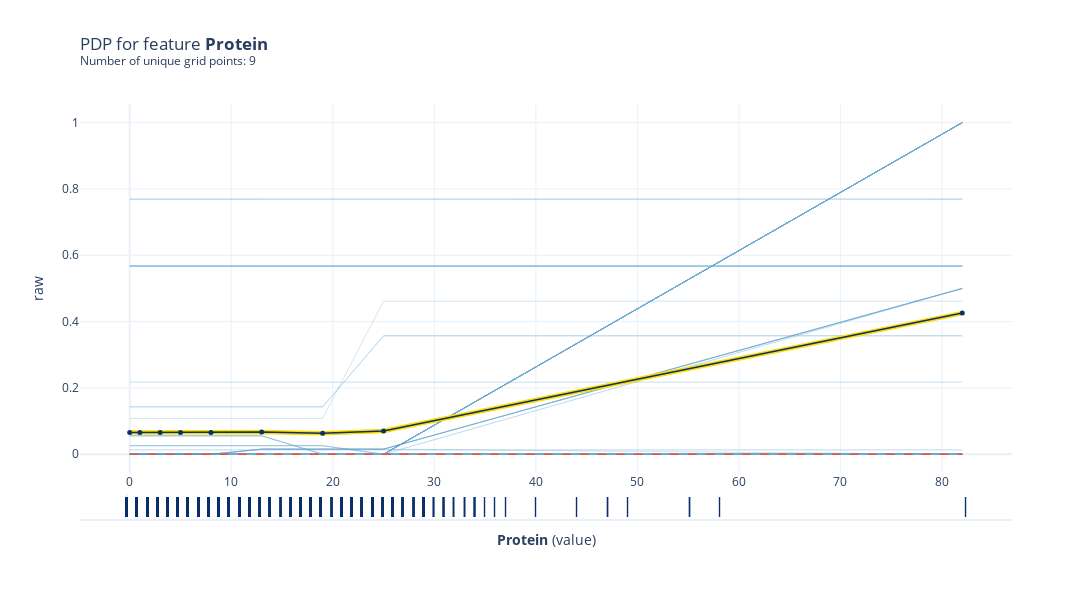

Write notebook code for a chart like this one.
### Code cell
# Create the pdp data to be plotted
pdp_dist = pdp.PDPIsolate(model=tree_model, df=val_x, model_features=feature_names, feature='Data.Protein', feature_name='Protein')

# plot the PDP for feature 'Distance Covered (Kms)'
fig, axes = pdp_dist.plot(
    center=False,
    plot_lines=True,
    frac_to_plot=100,
    cluster=False,
    n_cluster_centers=None,
    cluster_method='accurate',
    plot_pts_dist=True,
    to_bins=False,
    show_percentile=False,
    which_classes=None,
    figsize=None,
    dpi=300,
    ncols=2,
    plot_params={"pdp_hl": True},
    engine='plotly',
    template='plotly_white')

fig.show()

### Figure 1 — Plotly figure (JSON) as saved in the notebook; plotly's stock layout.template omitted (floating-point values rounded to 4 significant figures; data arrays with more than 128 entries replaced by an {"elided": "..."} marker saying what was removed)
{"data": [{"hoverinfo": "none", "line": {"color": "rgba(193,217,237,0.5)", "width": 0.5}, "mode": "lines", "type": "scatter", "x": [0, 1, 3, 5, 8, 13, 19, 25, 82], "xaxis": "x", "y": [0.05556, 0.05556, 0.05556, 0.05556, 0.05556, 0.05556, 0, 0, 0], "yaxis": "y"}, {"hoverinfo": "none", "line": {"color": "rgba(177,210,231,0.5)", "width": 0.5}, "mode": "lines", "type": "scatter", "x": [0, 1, 3, 5, 8, 13, 19, 25, 82], "xaxis": "x", "y": [0, 0, 0, 0, 0, 0, 0, 0, 0], "yaxis": "y"}, {"hoverinfo": "none", "line": {"color": "rgba(160,202,225,0.5)", "width": 0.5}, "mode": "lines", "type": "scatter", "x": [0, 1, 3, 5, 8, 13, 19, 25, 82], "xaxis": "x", "y": [0, 0, 0, 0, 0, 0, 0, 0, 0], "yaxis": "y"}, {"hoverinfo": "none", "line": {"color": "rgba(139,192,221,0.5)", "width": 0.5}, "mode": "lines", "type": "scatter", "x": [0, 1, 3, 5, 8, 13, 19, 25, 82], "xaxis": "x", "y": [0, 0, 0, 0, 0, 0, 0, 0, 0], "yaxis": "y"}, {"hoverinfo": "none", "line": {"color": "rgba(117,179,216,0.5)", "width": 0.5}, "mode": "lines", "type": "scatter", "x": [0, 1, 3, 5, 8, 13, 19, 25, 82], "xaxis": "x", "y": [0, 0, 0, 0, 0, 0, 0, 0, 0], "yaxis": "y"}, {"hoverinfo": "none", "line": {"color": "rgba(98,168,210,0.5)", "width": 0.5}, "mode": "lines", "type": "scatter", "x": [0, 1, 3, 5, 8, 13, 19, 25, 82], "xaxis": "x", "y": [0, 0, 0, 0, 0, 0, 0, 0, 0.5], "yaxis": "y"}, {"hoverinfo": "none", "line": {"color": "rgba(80,155,203,0.5)", "width": 0.5}, "mode": "lines", "type": "scatter", "x": [0, 1, 3, 5, 8, 13, 19, 25, 82], "xaxis": "x", "y": [0, 0, 0, 0, 0, 0, 0, 0, 0], "yaxis": "y"}, {"hoverinfo": "none", "line": {"color": "rgba(64,144,197,0.5)", "width": 0.5}, "mode": "lines", "type": "scatter", "x": [0, 1, 3, 5, 8, 13, 19, 25, 82], "xaxis": "x", "y": [0.5674, 0.5674, 0.5674, 0.5674, 0.5674, 0.5674, 0.5674, 0.5674, 0.5674], "yaxis": "y"}, {"hoverinfo": "none", "line": {"color": "rgba(49,129,189,0.5)", "width": 0.5}, "mode": "lines", "type": "scatter", "x": [0, 1, 3, 5, 8, 13, 19, 25, 82], "xaxis": "x", "y": [0, 0, 0, 0, 0, 0, 0, 0, 0], "yaxis": "y"}, {"hoverinfo": "none", "line": {"color": "rgba(36,116,182,0.5)", "width": 0.5}, "mode": "lines", "type": "scatter", "x": [0, 1, 3, 5, 8, 13, 19, 25, 82], "xaxis": "x", "y": [0, 0, 0, 0, 0, 0, 0, 0, 0], "yaxis": "y"}, {"hoverinfo": "none", "line": {"color": "rgba(193,217,237,0.5)", "width": 0.5}, "mode": "lines", "type": "scatter", "x": [0, 1, 3, 5, 8, 13, 19, 25, 82], "xaxis": "x", "y": [0, 0, 0, 0, 0, 0, 0, 0, 1], "yaxis": "y"}, {"hoverinfo": "none", "line": {"color": "rgba(177,210,231,0.5)", "width": 0.5}, "mode": "lines", "type": "scatter", "x": [0, 1, 3, 5, 8, 13, 19, 25, 82], "xaxis": "x", "y": [0, 0, 0, 0, 0, 0, 0, 0, 0], "yaxis": "y"}, {"hoverinfo": "none", "line": {"color": "rgba(160,202,225,0.5)", "width": 0.5}, "mode": "lines", "type": "scatter", "x": [0, 1, 3, 5, 8, 13, 19, 25, 82], "xaxis": "x", "y": [0, 0, 0, 0, 0, 0.01538, 0.01538, 0.01538, 0.5], "yaxis": "y"}, {"hoverinfo": "none", "line": {"color": "rgba(139,192,221,0.5)", "width": 0.5}, "mode": "lines", "type": "scatter", "x": [0, 1, 3, 5, 8, 13, 19, 25, 82], "xaxis": "x", "y": [0.5674, 0.5674, 0.5674, 0.5674, 0.5674, 0.5674, 0.5674, 0.5674, 0.5674], "yaxis": "y"}, {"hoverinfo": "none", "line": {"color": "rgba(117,179,216,0.5)", "width": 0.5}, "mode": "lines", "type": "scatter", "x": [0, 1, 3, 5, 8, 13, 19, 25, 82], "xaxis": "x", "y": [0, 0, 0, 0, 0, 0, 0, 0, 0], "yaxis": "y"}, {"hoverinfo": "none", "line": {"color": "rgba(98,168,210,0.5)", "width": 0.5}, "mode": "lines", "type": "scatter", "x": [0, 1, 3, 5, 8, 13, 19, 25, 82], "xaxis": "x", "y": [0.1429, 0.1429, 0.1429, 0.1429, 0.1429, 0.1429, 0.1429, 0.3571, 0.3571], "yaxis": "y"}, {"hoverinfo": "none", "line": {"color": "rgba(80,155,203,0.5)", "width": 0.5}, "mode": "lines", "type": "scatter", "x": [0, 1, 3, 5, 8, 13, 19, 25, 82], "xaxis": "x", "y": [0, 0, 0, 0, 0, 0, 0, 0, 1], "yaxis": "y"}, {"hoverinfo": "none", "line": {"color": "rgba(64,144,197,0.5)", "width": 0.5}, "mode": "lines", "type": "scatter", "x": [0, 1, 3, 5, 8, 13, 19, 25, 82], "xaxis": "x", "y": [0, 0, 0, 0, 0, 0, 0, 0, 0], "yaxis": "y"}, {"hoverinfo": "none", "line": {"color": "rgba(49,129,189,0.5)", "width": 0.5}, "mode": "lines", "type": "scatter", "x": [0, 1, 3, 5, 8, 13, 19, 25, 82], "xaxis": "x", "y": [0, 0, 0, 0, 0, 0, 0, 0, 0], "yaxis": "y"}, {"hoverinfo": "none", "line": {"color": "rgba(36,116,182,0.5)", "width": 0.5}, "mode": "lines", "type": "scatter", "x": [0, 1, 3, 5, 8, 13, 19, 25, 82], "xaxis": "x", "y": [0, 0, 0, 0, 0, 0, 0, 0, 0], "yaxis": "y"}, {"hoverinfo": "none", "line": {"color": "rgba(193,217,237,0.5)", "width": 0.5}, "mode": "lines", "type": "scatter", "x": [0, 1, 3, 5, 8, 13, 19, 25, 82], "xaxis": "x", "y": [0.01307, 0.01307, 0.01307, 0.01307, 0.01307, 0.01307, 0.01307, 0.01307, 0.01307], "yaxis": "y"}, {"hoverinfo": "none", "line": {"color": "rgba(177,210,231,0.5)", "width": 0.5}, "mode": "lines", "type": "scatter", "x": [0, 1, 3, 5, 8, 13, 19, 25, 82], "xaxis": "x", "y": [0, 0, 0, 0, 0, 0, 0, 0, 0], "yaxis": "y"}, {"hoverinfo": "none", "line": {"color": "rgba(160,202,225,0.5)", "width": 0.5}, "mode": "lines", "type": "scatter", "x": [0, 1, 3, 5, 8, 13, 19, 25, 82], "xaxis": "x", "y": [0.5674, 0.5674, 0.5674, 0.5674, 0.5674, 0.5674, 0.5674, 0.5674, 0.5674], "yaxis": "y"}, {"hoverinfo": "none", "line": {"color": "rgba(139,192,221,0.5)", "width": 0.5}, "mode": "lines", "type": "scatter", "x": [0, 1, 3, 5, 8, 13, 19, 25, 82], "xaxis": "x", "y": [0, 0, 0, 0, 0, 0, 0, 0, 0], "yaxis": "y"}, {"hoverinfo": "none", "line": {"color": "rgba(117,179,216,0.5)", "width": 0.5}, "mode": "lines", "type": "scatter", "x": [0, 1, 3, 5, 8, 13, 19, 25, 82], "xaxis": "x", "y": [0, 0, 0, 0, 0, 0, 0, 0, 1], "yaxis": "y"}, {"hoverinfo": "none", "line": {"color": "rgba(98,168,210,0.5)", "width": 0.5}, "mode": "lines", "type": "scatter", "x": [0, 1, 3, 5, 8, 13, 19, 25, 82], "xaxis": "x", "y": [0.05556, 0.05556, 0.05556, 0.05556, 0.05556, 0.05556, 0, 0, 0], "yaxis": "y"}, {"hoverinfo": "none", "line": {"color": "rgba(80,155,203,0.5)", "width": 0.5}, "mode": "lines", "type": "scatter", "x": [0, 1, 3, 5, 8, 13, 19, 25, 82], "xaxis": "x", "y": [0, 0, 0, 0, 0, 0, 0, 0, 1], "yaxis": "y"}, {"hoverinfo": "none", "line": {"color": "rgba(64,144,197,0.5)", "width": 0.5}, "mode": "lines", "type": "scatter", "x": [0, 1, 3, 5, 8, 13, 19, 25, 82], "xaxis": "x", "y": [0, 0, 0, 0, 0, 0, 0, 0, 1], "yaxis": "y"}, {"hoverinfo": "none", "line": {"color": "rgba(49,129,189,0.5)", "width": 0.5}, "mode": "lines", "type": "scatter", "x": [0, 1, 3, 5, 8, 13, 19, 25, 82], "xaxis": "x", "y": [0.5674, 0.5674, 0.5674, 0.5674, 0.5674, 0.5674, 0.5674, 0.5674, 0.5674], "yaxis": "y"}, {"hoverinfo": "none", "line": {"color": "rgba(36,116,182,0.5)", "width": 0.5}, "mode": "lines", "type": "scatter", "x": [0, 1, 3, 5, 8, 13, 19, 25, 82], "xaxis": "x", "y": [0, 0, 0, 0, 0, 0, 0, 0, 1], "yaxis": "y"}, {"hoverinfo": "none", "line": {"color": "rgba(193,217,237,0.5)", "width": 0.5}, "mode": "lines", "type": "scatter", "x": [0, 1, 3, 5, 8, 13, 19, 25, 82], "xaxis": "x", "y": [0.5674, 0.5674, 0.5674, 0.5674, 0.5674, 0.5674, 0.5674, 0.5674, 0.5674], "yaxis": "y"}, {"hoverinfo": "none", "line": {"color": "rgba(177,210,231,0.5)", "width": 0.5}, "mode": "lines", "type": "scatter", "x": [0, 1, 3, 5, 8, 13, 19, 25, 82], "xaxis": "x", "y": [0, 0, 0, 0, 0, 0, 0, 0, 1], "yaxis": "y"}, {"hoverinfo": "none", "line": {"color": "rgba(160,202,225,0.5)", "width": 0.5}, "mode": "lines", "type": "scatter", "x": [0, 1, 3, 5, 8, 13, 19, 25, 82], "xaxis": "x", "y": [0, 0, 0, 0, 0, 0, 0, 0, 0], "yaxis": "y"}, {"hoverinfo": "none", "line": {"color": "rgba(139,192,221,0.5)", "width": 0.5}, "mode": "lines", "type": "scatter", "x": [0, 1, 3, 5, 8, 13, 19, 25, 82], "xaxis": "x", "y": [0, 0, 0, 0, 0, 0, 0, 0, 0], "yaxis": "y"}, {"hoverinfo": "none", "line": {"color": "rgba(117,179,216,0.5)", "width": 0.5}, "mode": "lines", "type": "scatter", "x": [0, 1, 3, 5, 8, 13, 19, 25, 82], "xaxis": "x", "y": [0, 0, 0, 0, 0, 0, 0, 0, 0.5], "yaxis": "y"}, {"hoverinfo": "none", "line": {"color": "rgba(98,168,210,0.5)", "width": 0.5}, "mode": "lines", "type": "scatter", "x": [0, 1, 3, 5, 8, 13, 19, 25, 82], "xaxis": "x", "y": [0, 0, 0, 0, 0, 0, 0, 0, 0], "yaxis": "y"}, {"hoverinfo": "none", "line": {"color": "rgba(80,155,203,0.5)", "width": 0.5}, "mode": "lines", "type": "scatter", "x": [0, 1, 3, 5, 8, 13, 19, 25, 82], "xaxis": "x", "y": [0, 0, 0, 0, 0, 0, 0, 0, 1], "yaxis": "y"}, {"hoverinfo": "none", "line": {"color": "rgba(64,144,197,0.5)", "width": 0.5}, "mode": "lines", "type": "scatter", "x": [0, 1, 3, 5, 8, 13, 19, 25, 82], "xaxis": "x", "y": [0, 0, 0, 0, 0, 0.01538, 0.01538, 0.01538, 0], "yaxis": "y"}, {"hoverinfo": "none", "line": {"color": "rgba(49,129,189,0.5)", "width": 0.5}, "mode": "lines", "type": "scatter", "x": [0, 1, 3, 5, 8, 13, 19, 25, 82], "xaxis": "x", "y": [0.2174, 0.2174, 0.2174, 0.2174, 0.2174, 0.2174, 0.2174, 0.2174, 0.2174], "yaxis": "y"}, {"hoverinfo": "none", "line": {"color": "rgba(36,116,182,0.5)", "width": 0.5}, "mode": "lines", "type": "scatter", "x": [0, 1, 3, 5, 8, 13, 19, 25, 82], "xaxis": "x", "y": [0, 0, 0, 0, 0, 0, 0, 0, 1], "yaxis": "y"}, {"hoverinfo": "none", "line": {"color": "rgba(193,217,237,0.5)", "width": 0.5}, "mode": "lines", "type": "scatter", "x": [0, 1, 3, 5, 8, 13, 19, 25, 82], "xaxis": "x", "y": [0, 0, 0, 0, 0, 0, 0, 0, 0], "yaxis": "y"}, {"hoverinfo": "none", "line": {"color": "rgba(177,210,231,0.5)", "width": 0.5}, "mode": "lines", "type": "scatter", "x": [0, 1, 3, 5, 8, 13, 19, 25, 82], "xaxis": "x", "y": [0, 0, 0, 0, 0, 0, 0, 0, 1], "yaxis": "y"}, {"hoverinfo": "none", "line": {"color": "rgba(160,202,225,0.5)", "width": 0.5}, "mode": "lines", "type": "scatter", "x": [0, 1, 3, 5, 8, 13, 19, 25, 82], "xaxis": "x", "y": [0.02591, 0.02591, 0.02591, 0.02591, 0.02591, 0.02591, 0.02591, 0, 0], "yaxis": "y"}, {"hoverinfo": "none", "line": {"color": "rgba(139,192,221,0.5)", "width": 0.5}, "mode": "lines", "type": "scatter", "x": [0, 1, 3, 5, 8, 13, 19, 25, 82], "xaxis": "x", "y": [0, 0, 0, 0, 0, 0, 0, 0, 0], "yaxis": "y"}, {"hoverinfo": "none", "line": {"color": "rgba(117,179,216,0.5)", "width": 0.5}, "mode": "lines", "type": "scatter", "x": [0, 1, 3, 5, 8, 13, 19, 25, 82], "xaxis": "x", "y": [0, 0, 0, 0, 0, 0.01538, 0.01538, 0.01538, 0.5], "yaxis": "y"}, {"hoverinfo": "none", "line": {"color": "rgba(98,168,210,0.5)", "width": 0.5}, "mode": "lines", "type": "scatter", "x": [0, 1, 3, 5, 8, 13, 19, 25, 82], "xaxis": "x", "y": [0, 0, 0, 0, 0, 0, 0, 0, 0], "yaxis": "y"}, {"hoverinfo": "none", "line": {"color": "rgba(80,155,203,0.5)", "width": 0.5}, "mode": "lines", "type": "scatter", "x": [0, 1, 3, 5, 8, 13, 19, 25, 82], "xaxis": "x", "y": [0, 0, 0, 0, 0, 0, 0, 0, 0], "yaxis": "y"}, {"hoverinfo": "none", "line": {"color": "rgba(64,144,197,0.5)", "width": 0.5}, "mode": "lines", "type": "scatter", "x": [0, 1, 3, 5, 8, 13, 19, 25, 82], "xaxis": "x", "y": [0.5674, 0.5674, 0.5674, 0.5674, 0.5674, 0.5674, 0.5674, 0.5674, 0.5674], "yaxis": "y"}, {"hoverinfo": "none", "line": {"color": "rgba(49,129,189,0.5)", "width": 0.5}, "mode": "lines", "type": "scatter", "x": [0, 1, 3, 5, 8, 13, 19, 25, 82], "xaxis": "x", "y": [0.01307, 0.01307, 0.01307, 0.01307, 0.01307, 0.01307, 0.01307, 0.01307, 0.01307], "yaxis": "y"}, {"hoverinfo": "none", "line": {"color": "rgba(36,116,182,0.5)", "width": 0.5}, "mode": "lines", "type": "scatter", "x": [0, 1, 3, 5, 8, 13, 19, 25, 82], "xaxis": "x", "y": [0, 0, 0, 0, 0, 0, 0, 0, 0], "yaxis": "y"}, {"hoverinfo": "none", "line": {"color": "rgba(193,217,237,0.5)", "width": 0.5}, "mode": "lines", "type": "scatter", "x": [0, 1, 3, 5, 8, 13, 19, 25, 82], "xaxis": "x", "y": [0, 0, 0, 0, 0, 0, 0, 0, 1], "yaxis": "y"}, {"hoverinfo": "none", "line": {"color": "rgba(177,210,231,0.5)", "width": 0.5}, "mode": "lines", "type": "scatter", "x": [0, 1, 3, 5, 8, 13, 19, 25, 82], "xaxis": "x", "y": [0, 0, 0, 0, 0, 0, 0, 0, 1], "yaxis": "y"}, {"hoverinfo": "none", "line": {"color": "rgba(160,202,225,0.5)", "width": 0.5}, "mode": "lines", "type": "scatter", "x": [0, 1, 3, 5, 8, 13, 19, 25, 82], "xaxis": "x", "y": [0, 0, 0, 0, 0, 0.01538, 0.01538, 0.01538, 0.5], "yaxis": "y"}, {"hoverinfo": "none", "line": {"color": "rgba(139,192,221,0.5)", "width": 0.5}, "mode": "lines", "type": "scatter", "x": [0, 1, 3, 5, 8, 13, 19, 25, 82], "xaxis": "x", "y": [0, 0, 0, 0, 0, 0, 0, 0, 0], "yaxis": "y"}, {"hoverinfo": "none", "line": {"color": "rgba(117,179,216,0.5)", "width": 0.5}, "mode": "lines", "type": "scatter", "x": [0, 1, 3, 5, 8, 13, 19, 25, 82], "xaxis": "x", "y": [0, 0, 0, 0, 0, 0.01538, 0.01538, 0.01538, 0.5], "yaxis": "y"}, {"hoverinfo": "none", "line": {"color": "rgba(98,168,210,0.5)", "width": 0.5}, "mode": "lines", "type": "scatter", "x": [0, 1, 3, 5, 8, 13, 19, 25, 82], "xaxis": "x", "y": [0.02591, 0.02591, 0.02591, 0.02591, 0.02591, 0.02591, 0.02591, 0, 0], "yaxis": "y"}, {"hoverinfo": "none", "line": {"color": "rgba(80,155,203,0.5)", "width": 0.5}, "mode": "lines", "type": "scatter", "x": [0, 1, 3, 5, 8, 13, 19, 25, 82], "xaxis": "x", "y": [0.05556, 0.05556, 0.05556, 0.05556, 0.05556, 0.05556, 0, 0, 0], "yaxis": "y"}, {"hoverinfo": "none", "line": {"color": "rgba(64,144,197,0.5)", "width": 0.5}, "mode": "lines", "type": "scatter", "x": [0, 1, 3, 5, 8, 13, 19, 25, 82], "xaxis": "x", "y": [0.1429, 0.1429, 0.1429, 0.1429, 0.1429, 0.1429, 0.1429, 0.3571, 0.3571], "yaxis": "y"}, {"hoverinfo": "none", "line": {"color": "rgba(49,129,189,0.5)", "width": 0.5}, "mode": "lines", "type": "scatter", "x": [0, 1, 3, 5, 8, 13, 19, 25, 82], "xaxis": "x", "y": [0, 0, 0, 0, 0, 0, 0, 0, 0], "yaxis": "y"}, {"hoverinfo": "none", "line": {"color": "rgba(36,116,182,0.5)", "width": 0.5}, "mode": "lines", "type": "scatter", "x": [0, 1, 3, 5, 8, 13, 19, 25, 82], "xaxis": "x", "y": [0, 0, 0, 0, 0, 0, 0, 0, 1], "yaxis": "y"}, {"hoverinfo": "none", "line": {"color": "rgba(193,217,237,0.5)", "width": 0.5}, "mode": "lines", "type": "scatter", "x": [0, 1, 3, 5, 8, 13, 19, 25, 82], "xaxis": "x", "y": [0.05556, 0.05556, 0.05556, 0.05556, 0.05556, 0.05556, 0, 0, 0], "yaxis": "y"}, {"hoverinfo": "none", "line": {"color": "rgba(177,210,231,0.5)", "width": 0.5}, "mode": "lines", "type": "scatter", "x": [0, 1, 3, 5, 8, 13, 19, 25, 82], "xaxis": "x", "y": [0, 0, 0, 0, 0, 0, 0, 0, 1], "yaxis": "y"}, {"hoverinfo": "none", "line": {"color": "rgba(160,202,225,0.5)", "width": 0.5}, "mode": "lines", "type": "scatter", "x": [0, 1, 3, 5, 8, 13, 19, 25, 82], "xaxis": "x", "y": [0, 0, 0, 0, 0, 0, 0, 0, 0], "yaxis": "y"}, {"hoverinfo": "none", "line": {"color": "rgba(139,192,221,0.5)", "width": 0.5}, "mode": "lines", "type": "scatter", "x": [0, 1, 3, 5, 8, 13, 19, 25, 82], "xaxis": "x", "y": [0, 0, 0, 0, 0, 0, 0, 0, 1], "yaxis": "y"}, {"hoverinfo": "none", "line": {"color": "rgba(117,179,216,0.5)", "width": 0.5}, "mode": "lines", "type": "scatter", "x": [0, 1, 3, 5, 8, 13, 19, 25, 82], "xaxis": "x", "y": [0, 0, 0, 0, 0, 0, 0, 0, 0], "yaxis": "y"}, {"hoverinfo": "none", "line": {"color": "rgba(98,168,210,0.5)", "width": 0.5}, "mode": "lines", "type": "scatter", "x": [0, 1, 3, 5, 8, 13, 19, 25, 82], "xaxis": "x", "y": [0.5674, 0.5674, 0.5674, 0.5674, 0.5674, 0.5674, 0.5674, 0.5674, 0.5674], "yaxis": "y"}, {"hoverinfo": "none", "line": {"color": "rgba(80,155,203,0.5)", "width": 0.5}, "mode": "lines", "type": "scatter", "x": [0, 1, 3, 5, 8, 13, 19, 25, 82], "xaxis": "x", "y": [0, 0, 0, 0, 0, 0, 0, 0, 0], "yaxis": "y"}, {"hoverinfo": "none", "line": {"color": "rgba(64,144,197,0.5)", "width": 0.5}, "mode": "lines", "type": "scatter", "x": [0, 1, 3, 5, 8, 13, 19, 25, 82], "xaxis": "x", "y": [0, 0, 0, 0, 0, 0, 0, 0, 0], "yaxis": "y"}, {"hoverinfo": "none", "line": {"color": "rgba(49,129,189,0.5)", "width": 0.5}, "mode": "lines", "type": "scatter", "x": [0, 1, 3, 5, 8, 13, 19, 25, 82], "xaxis": "x", "y": [0.05556, 0.05556, 0.05556, 0.05556, 0.05556, 0.05556, 0, 0, 0], "yaxis": "y"}, {"hoverinfo": "none", "line": {"color": "rgba(36,116,182,0.5)", "width": 0.5}, "mode": "lines", "type": "scatter", "x": [0, 1, 3, 5, 8, 13, 19, 25, 82], "xaxis": "x", "y": [0, 0, 0, 0, 0, 0, 0, 0, 1], "yaxis": "y"}, {"hoverinfo": "none", "line": {"color": "rgba(193,217,237,0.5)", "width": 0.5}, "mode": "lines", "type": "scatter", "x": [0, 1, 3, 5, 8, 13, 19, 25, 82], "xaxis": "x", "y": [0, 0, 0, 0, 0, 0.01538, 0.01538, 0.01538, 0.5], "yaxis": "y"}, {"hoverinfo": "none", "line": {"color": "rgba(177,210,231,0.5)", "width": 0.5}, "mode": "lines", "type": "scatter", "x": [0, 1, 3, 5, 8, 13, 19, 25, 82], "xaxis": "x", "y": [0, 0, 0, 0, 0, 0.01538, 0.01538, 0.01538, 0.5], "yaxis": "y"}, {"hoverinfo": "none", "line": {"color": "rgba(160,202,225,0.5)", "width": 0.5}, "mode": "lines", "type": "scatter", "x": [0, 1, 3, 5, 8, 13, 19, 25, 82], "xaxis": "x", "y": [0, 0, 0, 0, 0, 0, 0, 0, 1], "yaxis": "y"}, {"hoverinfo": "none", "line": {"color": "rgba(139,192,221,0.5)", "width": 0.5}, "mode": "lines", "type": "scatter", "x": [0, 1, 3, 5, 8, 13, 19, 25, 82], "xaxis": "x", "y": [0, 0, 0, 0, 0, 0, 0, 0, 0], "yaxis": "y"}, {"hoverinfo": "none", "line": {"color": "rgba(117,179,216,0.5)", "width": 0.5}, "mode": "lines", "type": "scatter", "x": [0, 1, 3, 5, 8, 13, 19, 25, 82], "xaxis": "x", "y": [0, 0, 0, 0, 0, 0, 0, 0, 0], "yaxis": "y"}, {"hoverinfo": "none", "line": {"color": "rgba(98,168,210,0.5)", "width": 0.5}, "mode": "lines", "type": "scatter", "x": [0, 1, 3, 5, 8, 13, 19, 25, 82], "xaxis": "x", "y": [0, 0, 0, 0, 0, 0, 0, 0, 0], "yaxis": "y"}, {"hoverinfo": "none", "line": {"color": "rgba(80,155,203,0.5)", "width": 0.5}, "mode": "lines", "type": "scatter", "x": [0, 1, 3, 5, 8, 13, 19, 25, 82], "xaxis": "x", "y": [0.02591, 0.02591, 0.02591, 0.02591, 0.02591, 0.02591, 0.02591, 0, 0], "yaxis": "y"}, {"hoverinfo": "none", "line": {"color": "rgba(64,144,197,0.5)", "width": 0.5}, "mode": "lines", "type": "scatter", "x": [0, 1, 3, 5, 8, 13, 19, 25, 82], "xaxis": "x", "y": [0.7692, 0.7692, 0.7692, 0.7692, 0.7692, 0.7692, 0.7692, 0.7692, 0.7692], "yaxis": "y"}, {"hoverinfo": "none", "line": {"color": "rgba(49,129,189,0.5)", "width": 0.5}, "mode": "lines", "type": "scatter", "x": [0, 1, 3, 5, 8, 13, 19, 25, 82], "xaxis": "x", "y": [0, 0, 0, 0, 0, 0, 0, 0, 1], "yaxis": "y"}, {"hoverinfo": "none", "line": {"color": "rgba(36,116,182,0.5)", "width": 0.5}, "mode": "lines", "type": "scatter", "x": [0, 1, 3, 5, 8, 13, 19, 25, 82], "xaxis": "x", "y": [0, 0, 0, 0, 0, 0, 0, 0, 1], "yaxis": "y"}, {"hoverinfo": "none", "line": {"color": "rgba(193,217,237,0.5)", "width": 0.5}, "mode": "lines", "type": "scatter", "x": [0, 1, 3, 5, 8, 13, 19, 25, 82], "xaxis": "x", "y": [0.7692, 0.7692, 0.7692, 0.7692, 0.7692, 0.7692, 0.7692, 0.7692, 0.7692], "yaxis": "y"}, {"hoverinfo": "none", "line": {"color": "rgba(177,210,231,0.5)", "width": 0.5}, "mode": "lines", "type": "scatter", "x": [0, 1, 3, 5, 8, 13, 19, 25, 82], "xaxis": "x", "y": [0.5674, 0.5674, 0.5674, 0.5674, 0.5674, 0.5674, 0.5674, 0.5674, 0.5674], "yaxis": "y"}, {"hoverinfo": "none", "line": {"color": "rgba(160,202,225,0.5)", "width": 0.5}, "mode": "lines", "type": "scatter", "x": [0, 1, 3, 5, 8, 13, 19, 25, 82], "xaxis": "x", "y": [0, 0, 0, 0, 0, 0, 0, 0, 0], "yaxis": "y"}, {"hoverinfo": "none", "line": {"color": "rgba(139,192,221,0.5)", "width": 0.5}, "mode": "lines", "type": "scatter", "x": [0, 1, 3, 5, 8, 13, 19, 25, 82], "xaxis": "x", "y": [0, 0, 0, 0, 0, 0, 0, 0, 0], "yaxis": "y"}, {"hoverinfo": "none", "line": {"color": "rgba(117,179,216,0.5)", "width": 0.5}, "mode": "lines", "type": "scatter", "x": [0, 1, 3, 5, 8, 13, 19, 25, 82], "xaxis": "x", "y": [0.5674, 0.5674, 0.5674, 0.5674, 0.5674, 0.5674, 0.5674, 0.5674, 0.5674], "yaxis": "y"}, {"hoverinfo": "none", "line": {"color": "rgba(98,168,210,0.5)", "width": 0.5}, "mode": "lines", "type": "scatter", "x": [0, 1, 3, 5, 8, 13, 19, 25, 82], "xaxis": "x", "y": [0, 0, 0, 0, 0, 0, 0, 0, 1], "yaxis": "y"}, {"hoverinfo": "none", "line": {"color": "rgba(80,155,203,0.5)", "width": 0.5}, "mode": "lines", "type": "scatter", "x": [0, 1, 3, 5, 8, 13, 19, 25, 82], "xaxis": "x", "y": [0.1081, 0.1081, 0.1081, 0.1081, 0.1081, 0.1081, 0.1081, 0.4615, 0.4615], "yaxis": "y"}, {"hoverinfo": "none", "line": {"color": "rgba(64,144,197,0.5)", "width": 0.5}, "mode": "lines", "type": "scatter", "x": [0, 1, 3, 5, 8, 13, 19, 25, 82], "xaxis": "x", "y": [0, 0, 0, 0, 0, 0, 0, 0, 0], "yaxis": "y"}, {"hoverinfo": "none", "line": {"color": "rgba(49,129,189,0.5)", "width": 0.5}, "mode": "lines", "type": "scatter", "x": [0, 1, 3, 5, 8, 13, 19, 25, 82], "xaxis": "x", "y": [0, 0, 0, 0, 0, 0, 0, 0, 0], "yaxis": "y"}, {"hoverinfo": "none", "line": {"color": "rgba(36,116,182,0.5)", "width": 0.5}, "mode": "lines", "type": "scatter", "x": [0, 1, 3, 5, 8, 13, 19, 25, 82], "xaxis": "x", "y": [0, 0, 0, 0, 0, 0, 0, 0, 0], "yaxis": "y"}, {"hoverinfo": "none", "line": {"color": "rgba(193,217,237,0.5)", "width": 0.5}, "mode": "lines", "type": "scatter", "x": [0, 1, 3, 5, 8, 13, 19, 25, 82], "xaxis": "x", "y": [0, 0, 0, 0, 0, 0, 0, 0, 1], "yaxis": "y"}, {"hoverinfo": "none", "line": {"color": "rgba(177,210,231,0.5)", "width": 0.5}, "mode": "lines", "type": "scatter", "x": [0, 1, 3, 5, 8, 13, 19, 25, 82], "xaxis": "x", "y": [0, 0, 0, 0, 0, 0, 0, 0, 0], "yaxis": "y"}, {"hoverinfo": "none", "line": {"color": "rgba(160,202,225,0.5)", "width": 0.5}, "mode": "lines", "type": "scatter", "x": [0, 1, 3, 5, 8, 13, 19, 25, 82], "xaxis": "x", "y": [0, 0, 0, 0, 0, 0, 0, 0, 0], "yaxis": "y"}, {"hoverinfo": "none", "line": {"color": "rgba(139,192,221,0.5)", "width": 0.5}, "mode": "lines", "type": "scatter", "x": [0, 1, 3, 5, 8, 13, 19, 25, 82], "xaxis": "x", "y": [0, 0, 0, 0, 0, 0, 0, 0, 1], "yaxis": "y"}, {"hoverinfo": "none", "line": {"color": "rgba(117,179,216,0.5)", "width": 0.5}, "mode": "lines", "type": "scatter", "x": [0, 1, 3, 5, 8, 13, 19, 25, 82], "xaxis": "x", "y": [0, 0, 0, 0, 0, 0, 0, 0, 1], "yaxis": "y"}, {"hoverinfo": "none", "line": {"color": "rgba(98,168,210,0.5)", "width": 0.5}, "mode": "lines", "type": "scatter", "x": [0, 1, 3, 5, 8, 13, 19, 25, 82], "xaxis": "x", "y": [0.02591, 0.02591, 0.02591, 0.02591, 0.02591, 0.02591, 0.02591, 0, 0], "yaxis": "y"}, {"hoverinfo": "none", "line": {"color": "rgba(80,155,203,0.5)", "width": 0.5}, "mode": "lines", "type": "scatter", "x": [0, 1, 3, 5, 8, 13, 19, 25, 82], "xaxis": "x", "y": [0.7692, 0.7692, 0.7692, 0.7692, 0.7692, 0.7692, 0.7692, 0.7692, 0.7692], "yaxis": "y"}, {"hoverinfo": "none", "line": {"color": "rgba(64,144,197,0.5)", "width": 0.5}, "mode": "lines", "type": "scatter", "x": [0, 1, 3, 5, 8, 13, 19, 25, 82], "xaxis": "x", "y": [0, 0, 0, 0, 0, 0, 0, 0, 1], "yaxis": "y"}, {"hoverinfo": "none", "line": {"color": "rgba(49,129,189,0.5)", "width": 0.5}, "mode": "lines", "type": "scatter", "x": [0, 1, 3, 5, 8, 13, 19, 25, 82], "xaxis": "x", "y": [0, 0, 0, 0, 0, 0.01538, 0.01538, 0.01538, 0.5], "yaxis": "y"}, {"hoverinfo": "none", "line": {"color": "rgba(36,116,182,0.5)", "width": 0.5}, "mode": "lines", "type": "scatter", "x": [0, 1, 3, 5, 8, 13, 19, 25, 82], "xaxis": "x", "y": [0, 0, 0, 0, 0, 0.01538, 0.01538, 0.01538, 0.5], "yaxis": "y"}, {"hoverinfo": "none", "line": {"color": "#FEDC00", "width": 4.5}, "mode": "lines", "type": "scatter", "x": [0, 1, 3, 5, 8, 13, 19, 25, 82], "xaxis": "x", "y": [0.06586, 0.06586, 0.06586, 0.06586, 0.06586, 0.06719, 0.0635, 0.07043, 0.4256], "yaxis": "y"}, {"hoverinfo": "none", "line": {"color": "#E75438", "dash": "dash", "width": 1.5}, "mode": "lines", "type": "scatter", "x": [0, 1, 3, 5, 8, 13, 19, 25, 82], "xaxis": "x", "y": [0, 0, 0, 0, 0, 0, 0, 0, 0], "yaxis": "y"}, {"hovertemplate": "%{y}", "line": {"color": "rgba(8,48,107,1.0)", "width": 1.5}, "marker": {"color": "rgba(8,48,107,1.0)", "size": 5}, "mode": "lines+markers", "name": "pdp", "type": "scatter", "x": [0, 1, 3, 5, 8, 13, 19, 25, 82], "xaxis": "x", "y": [0.06586, 0.06586, 0.06586, 0.06586, 0.06586, 0.06719, 0.0635, 0.07043, 0.4256], "yaxis": "y"}, {"hoverinfo": "none", "mode": "text", "name": "dist", "showlegend": false, "text": {"elided": "1000 str values"}, "textfont": {"color": "rgba(8,48,107,1.0)", "size": 20}, "textposition": "middle center", "type": "scatter", "x": {"elided": "1000 int values"}, "xaxis": "x2", "y": {"elided": "1000 int values"}, "yaxis": "y2"}], "layout": {"height": 600, "showlegend": false, "title": {"text": "PDP for feature <b>Protein</b> <br><sup>Number of unique grid points: 9</sup>", "x": 0, "xref": "paper"}, "width": 1200, "xaxis": {"anchor": "y", "domain": [0, 1]}, "xaxis2": {"anchor": "y2", "domain": [0, 1], "showgrid": false, "showticklabels": false, "title": {"text": "<b>Protein</b> (value)"}}, "yaxis": {"anchor": "x", "domain": [0.1127, 0.99], "title": {"text": "raw"}}, "yaxis2": {"anchor": "x2", "domain": [0, 0.06267], "showgrid": false, "showticklabels": false}}}
